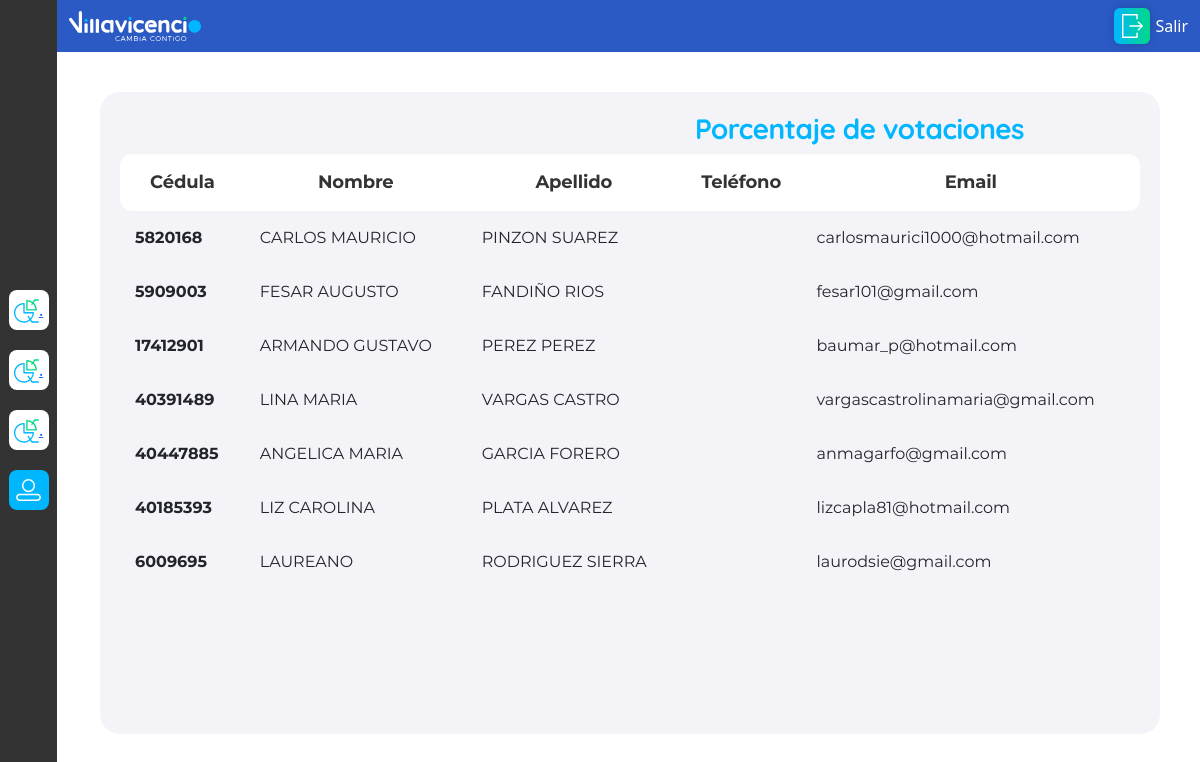
The app's page /tabla/ (signed in) with its own data.
### applications/candidatos/models.py (models this page shows)
class eleccion(TimeStampedModel):
    candidato = models.ForeignKey(Candidato, on_delete=models.CASCADE,related_name='eleccion_to_candidate')
    votante = models.ForeignKey(Votantes,on_delete=models.CASCADE,unique=True)
    class Meta:
        verbose_name = "eleccion"
        verbose_name_plural = "elecciones"
        unique_together = ['candidato','votante']
    def __str__(self):
        return self.votante.nombre + ' - ' + str(self.votante.email) + ' - ' + str(self.votante.estado_voto)

### applications/votantes/models.py (models this page shows, shortened)
class Votantes(models.Model):
    cedula = models.CharField("Numero de identificación", validators=[phone_regex], max_length=15, primary_key=True)
    nombre = models.CharField(max_length=50)
    apellido  = models.CharField(max_length=50)
    email = models.EmailField(blank=True,null=True)
    estado_voto = models.BooleanField(default=False)
    tipo_candidato = models.ForeignKey(tipo_candidato, on_delete=models.CASCADE, related_name = 'votante_tipo_candidato')
    class Meta:
        verbose_name = "Votante"
        verbose_name_plural = "Votantes"

### applications/votantes/views.py (the view)
# urls.py: path('tabla/', views.TablaVotantesView.as_view(), name='tabla-votos'),
class TablaVotantesView(LoginRequiredMixin,TemplateView):
    template_name = "jurados/votantes.html"
    login_url = reverse_lazy('users_app:login-user')
    queryset = eleccion.objects.all().filter(votante__estado_voto=True)
    def get_context_data(self, **kwargs):
        context = super().get_context_data(**kwargs)
        print(' query..',self.queryset)
        context["datos"] = eleccion.objects.all().filter(votante__estado_voto=True)
        total_votos_momento =eleccion.objects.count()
        porcentualMomento = "{0:.2f}".format(((total_votos_momento *100)/Votantes.objects.count()))
        context["data"] = [float(porcentualMomento)]
        return context

### templates/jurados/votantes.html (shortened to what this page needs)
{% extends "base.html" %}{% block head %} {% load static %}
<link
  href="https://cdn.jsdelivr.net/npm/bootstrap@5.0.2/dist/css/bootstrap.min.css"
  rel="stylesheet"
/>
{% endblock head %} {% block title %} {% endblock title %} {% block content %}
<div id="a-voters-container">
  <div class="a-sidebar-container">
    {% load static %}
    <a class="a-sidebar-icon" href="{% url 'votante_app:reporte-votos' %} " id='a-report-btn'>
      <abbr title="Reporte Docente"> <img src="{% static 'images/report-icon.svg' %}" /></abbr>.
    </a>
    <a class="a-sidebar-icon" href="{% url 'votante_app:reporte-directivo' %} " id='a-report-btn'>
      <abbr title="Reporte Directivo Docente"> <img src="{% static 'images/report-icon.svg' %}" /></abbr>.
    </a>
    <a class="a-sidebar-icon" href="{% url 'votante_app:reporte-administrativo' %} " id='a-report-btn'>
      <abbr title="Reporte Administrativo"> <img src="{% static 'images/report-icon.svg' %}" /></abbr>.
    </a>
    <a class="a-sidebar-icon active" href="{% url 'votante_app:tabla-votos' %}">
      <img src="{% static 'images/users-icon.svg' %}" />
    </a>
  </div>
  <div class="a-main-container">
    <nav class="navbar navbar-dark">
      <div class="container-fluid">
        {% load static %}
        <img
          src="{% static 'images/logo/villavo-white.svg' %}"
          alt=""
          height="30"
        />
                <form class="d-flex">
          <a
            href="{% url 'users_app:logout-user' %}"
            class="a-icon-text-btn"
            type="button"
          >
            <div class="a-icon-btn">
              <img src="{% static 'images/logout.svg' %}" alt="" />
            </div>
            Salir
          </a>
        </form>
      </div>
    </nav>
    <div id="a-tab-decoration-container">
      <div id="a-tab-container">
        <div id="a-charts">
          <div id="a-chart-voters">
          </div>
          <h3>Porcentaje de votaciones</h3>
        </div>
        <table class="table">
          <thead class="thead-dark">
            <tr>
              <th scope="col">Cédula</th>
              <th scope="col">Nombre</th>
              <th scope="col">Apellido</th>
              <th scope="col">Teléfono</th>
              <th scope="col">Email</th>
            </tr>
          </thead>
          <tbody>
            {% for data in datos %}
            <tr>
              <th scope="row">{{data.votante.cedula}}</th>
              <td>{{data.votante.nombre}}</td>
              <td>{{data.votante.apellido}}</td>
              <td>{{data.votante.numero}}</td>
              <td>{{data.votante.email}}</td>
            </tr>
            {% endfor %}
          </tbody>
        </table>
      </div>
    </div>
    <link
      rel="stylesheet"
      href="https://use.fontawesome.com/releases/v5.1.1/css/all.css"
    />
  </div>
</div>
{% endblock content %}

### templates/base.html (shortened to what this page needs)
<!DOCTYPE html>
<html lang="es">
<head>
    <meta name="viewport" content="width=device-width, initial-scale=1.0" /> {% load static %}
    <link rel="stylesheet" href="{% static 'css/buttons.css' %}" />
    <link rel="stylesheet" href="{% static 'css/login.css' %}" />
    <link rel="stylesheet" href="{% static 'css/inputs.css' %}" />
    <link rel="stylesheet" href="{% static 'css/colors.css' %}" />
    <link rel="stylesheet" href="{% static 'css/eleccion.css' %}" />
    <link rel="stylesheet" href="{% static 'css/candidatos.css' %}" />
    <link rel="stylesheet" href="{% static 'css/report.css' %}" />
    <link rel="stylesheet" href="{% static 'css/sidebar.css' %}" />
    <link rel="stylesheet" href="{% static 'css/voters.css' %}" />
    <link rel="stylesheet" href="{% static 'css/scrollbar.css' %}" />
    <link href="https://cdn.jsdelivr.net/npm/bootstrap@5.0.2/dist/css/bootstrap.min.css" rel="stylesheet" /> {% block head %} {% endblock head %}
</head>
<body>
    {% block content %} {% endblock content %}
</body>
</html>

### static/css/buttons.css (style rules this page uses)
.a-icon-text-btn { color: white !important; display: flex; justify-content: center; align-items: center; text-decoration: none; }
.a-icon-btn { width: 36px; height: 36px; margin-right: 5px; display: flex; justify-content: center; align-items: center; background-image: linear-gradient(to left, #00d78c 100%, #00bced 0%); background-image: linear-gradient( to right, var(--color-2) 0%, var(--color-3) 51%, var(--color-2) 100% ); transition: 0.5s; background-size: 200% auto; color: white; box-shadow: 0 0 10px rgba(0, 0, 0, 0.16); border-radius: 6px; border: none; }

### static/css/colors.css (style rules this page uses)
:root { --color-1: #2b5ac4; --color-2: #00b7ff; --color-3: #00d986; --color-4: #f4f3f8; --color-5: #f7f8fa; --text-color: #333333; }
html, body, #app { height: 100%; width: 100%; margin: 0; min-height: 100%; min-width: 320px; overflow-x: hidden; position: relative; }
.navbar { background-color: var(--color-1); width: 100%; }

### static/css/report.css (style rules this page uses)
.a-main-container { height: 100%; width: 100%; }

### static/css/sidebar.css (style rules this page uses)
.a-sidebar-container { width: 60px; height: 100%; min-height: 100%; background-color: var(--text-color); display: flex; flex-flow: column nowrap; justify-content: center; align-items: center; }
.a-sidebar-icon { width: 40px; height: 40px; background-color: white; border-radius: 8px; margin: 10px 0; display: flex; justify-content: center; align-items: center; }
.a-sidebar-icon img { width: 25px; height: 25px; object-fit: contain; }
.active { background: var(--color-2); }
.active img { filter: brightness(0) invert(1); }
.navbar { z-index: 100; }

### static/css/voters.css (style rules this page uses)
#a-voters-container { width: 100%; height: 100%; display: flex; flex-flow: row nowrap; }
#a-voters-container { -ms-overflow-style: none; scrollbar-width: none; }
#a-tab-decoration-container { position: fixed; overflow-y: scroll; height: calc(100% - 78px); width: calc(100% - 60px); padding: 40px; right: 0; }
#a-tab-container { background-color: var(--color-4); height: 100%; border-radius: 20px; padding: 20px; overflow: scroll; }
#a-charts { display: flex; width: 100%; justify-content: center; align-items: center; }
#a-charts h3 { font-family: Quicksand; font-weight: bold; letter-spacing: -0.5px; color: #00b7ff; }
#a-chart-voters { width: 45%; }
table { font-family: Montserrat !important; }
.table>thead { background-color: white; font-size: 18px; letter-spacing: -0.18px; text-align: center; color: #333333; border-radius: 30px; }
th, td { padding: 15px !important; text-align: left; border: 0 !important; }
table tr:first-child th:first-child, table.Info tr:first-child td:first-child { border-top-left-radius: 12px; border-bottom-left-radius: 12px; }
table tr:first-child th:last-child, table.Info tr:first-child td:last-child { border-top-right-radius: 12px; border-bottom-right-radius: 12px; }

### records on screen
eleccion: votante.cedula "5820168", votante.nombre "CARLOS MAURICIO", votante.apellido "PINZON SUAREZ", votante.email "carlosmaurici1000@hotmail.com"
eleccion: votante.cedula "5909003", votante.nombre "FESAR AUGUSTO", votante.apellido "FANDIÑO RIOS", votante.email "fesar101@gmail.com"
eleccion: votante.cedula "17412901", votante.nombre "ARMANDO GUSTAVO", votante.apellido "PEREZ PEREZ", votante.email "baumar_p@hotmail.com"
eleccion: votante.cedula "40391489", votante.nombre "LINA MARIA", votante.apellido "VARGAS CASTRO", votante.email "vargascastrolinamaria@gmail.com"
eleccion: votante.cedula "40447885", votante.nombre "ANGELICA MARIA", votante.apellido "GARCIA FORERO", votante.email "anmagarfo@gmail.com"
eleccion: votante.cedula "40185393", votante.nombre "LIZ CAROLINA", votante.apellido "PLATA ALVAREZ", votante.email "lizcapla81@hotmail.com"
eleccion: votante.cedula "6009695", votante.nombre "LAUREANO", votante.apellido "RODRIGUEZ SIERRA", votante.email "laurodsie@gmail.com"
